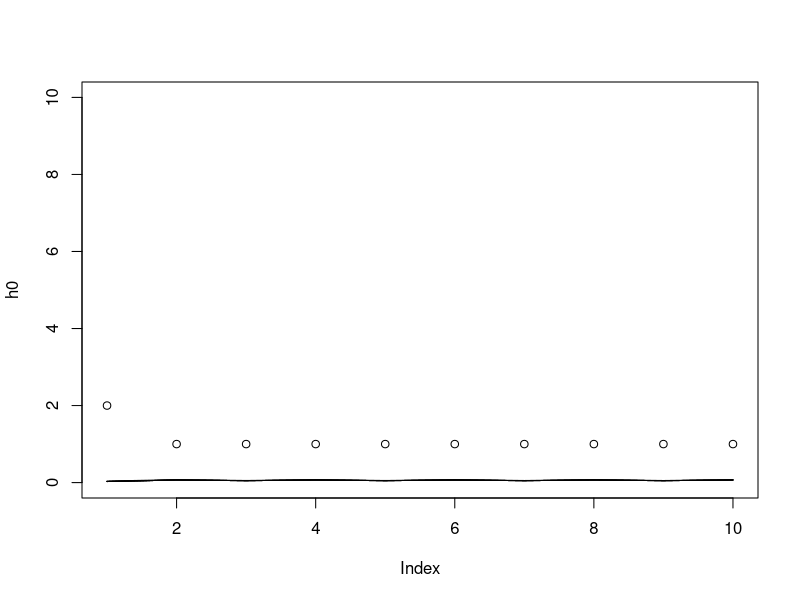

Generate this figure with R:
n = 10

h0 = rep(1,n)
h0[1] = 2

h  =  rep(1,n)
dt = 100
a = 1
b = 0.2
es = 0.1
inf = 0.1/3

delejA <- function(h) {
  
  A = matrix(0,ncol=n,nrow=n)
  
  diag(x=A) = (1/dt + a*h**b)
  A[1,1] = 1
  A[n,n] = 1
  
  r = 1:(n-1)
  c = 2:(n)
  
  for (i in 1:(n-1)){
    # print (c(i,i+1))
    A[i,i+1] = a*h[i+1]**b
  }
  return(A)
}

plot(h0,ylim = c(0,10))



for (i in 1:10){
  A = delejA(h)
  B = h0/dt + es - inf
  h = solve(A,B)  
}
lines(h)
h0 = h

for (i in 1:10){
  A = delejA(h)
  B = h0/dt + es - inf
  h = solve(A,B)  
}
lines(h)
h0 = h


for (i in 1:10){
  A = delejA(h)
  B = h0/dt + es - inf
  h = solve(A,B)  
}
lines(h)
h0 = h


for (i in 1:10){
  A = delejA(h)
  B = h0/dt + es - inf
  h = solve(A,B)  
}
lines(h)
h0 = h


for (i in 1:10){
  A = delejA(h)
  B = h0/dt + es - inf
  h = solve(A,B)  
}
lines(h)
h0 = h


for (i in 1:10){
  A = delejA(h)
  B = h0/dt + es - inf
  h = solve(A,B)  
}
lines(h)
h0 = h
